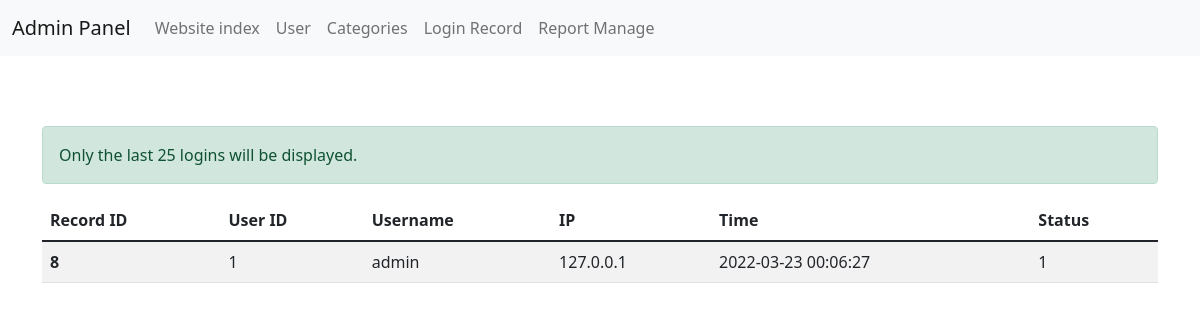
The app's page /admin/loginrecord.php (signed in), older data.
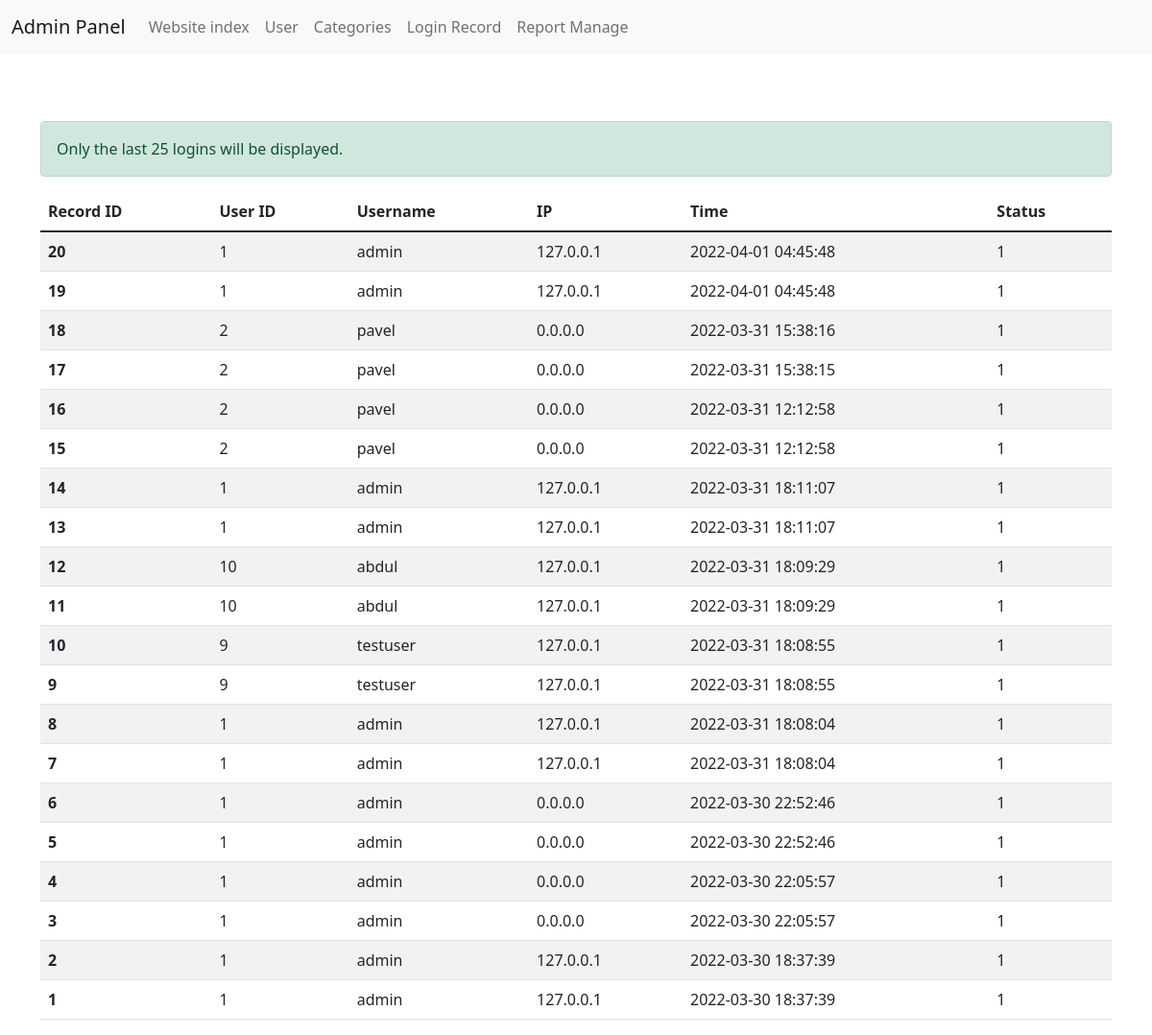
The same page, newer data.
### tables this page shows
CREATE TABLE `user_login` (
  `id` bigint(20) NOT NULL AUTO_INCREMENT,
  `userid` bigint(20) DEFAULT NULL,
  `ip` text,
  `datetime` datetime DEFAULT NULL,
  `type` tinyint(1) DEFAULT NULL,
  PRIMARY KEY (`id`),
  KEY `id` (`id`)
);

CREATE TABLE `user` (
  `userid` bigint(11) NOT NULL AUTO_INCREMENT,
  `username` varchar(32) NOT NULL,
  `password` varchar(64) NOT NULL,
  `bio` text,
  `permission` tinyint(3) unsigned NOT NULL DEFAULT '1',
  PRIMARY KEY (`userid`)
);

### admin/loginrecord.php (the view, shortened to what this page needs)
<?php
include("header.php");
?>
<div class="container" style="padding-top:70px;">
    <div class="col-md-12 center-block" style="float: none;">
        <div class="table-responsive">
            <div class="alert alert-success" role="alert">
                Only the last 25 logins will be displayed.
            </div>
            <table class="table table-striped">
                <thead>
                <tr>
                    <th scope="col">Record ID</th>
                    <th scope="col">User ID</th>
                    <th scope="col">Username</th>
                    <th scope="col">IP</th>
                    <th scope="col">Time</th>
                    <th scope="col">Status</th>
                </tr>
                </thead>
                <tbody>
                <?php
                $result = mysqli_query($conn, "SELECT user.userid,user.username,user_login.id,user_login.ip,user_login.datetime,user_login.type FROM user, user_login WHERE user.userid=user_login.userid ORDER BY user_login.id desc LIMIT 25;");
                if (mysqli_num_rows($result) > 0) {
                    while ($row = mysqli_fetch_assoc($result)) {
                        echo "<tr><th scope='row'>{$row['id']}</th><td>{$row['userid']}</td><td>{$row['username']}</td><td>{$row['ip']}</td><td>{$row['datetime']}</td><td>{$row['type']}</td></tr>";
                    }
                }
                ?>
                </tbody>
            </table>
        </div>
    </div>
</div>

Row changes from the older to the newer data that the page shows:
added user_login: id "20", userid.userid "1", userid.username "admin", ip "127.0.0.1", datetime "2022-04-01 04:45:48", type "1"
added user_login: id "19", userid.userid "1", userid.username "admin", ip "127.0.0.1", datetime "2022-04-01 04:45:48", type "1"
added user_login: id "18", userid.userid "2", userid.username "pavel", ip "0.0.0.0", datetime "2022-03-31 15:38:16", type "1"
added user_login: id "17", userid.userid "2", userid.username "pavel", ip "0.0.0.0", datetime "2022-03-31 15:38:15", type "1"
added user_login: id "16", userid.userid "2", userid.username "pavel", ip "0.0.0.0", datetime "2022-03-31 12:12:58", type "1"
added user_login: id "15", userid.userid "2", userid.username "pavel", ip "0.0.0.0", datetime "2022-03-31 12:12:58", type "1"
added user_login: id "14", userid.userid "1", userid.username "admin", ip "127.0.0.1", datetime "2022-03-31 18:11:07", type "1"
added user_login: id "13", userid.userid "1", userid.username "admin", ip "127.0.0.1", datetime "2022-03-31 18:11:07", type "1"
added user_login: id "12", userid.userid "10", userid.username "abdul", ip "127.0.0.1", datetime "2022-03-31 18:09:29", type "1"
added user_login: id "11", userid.userid "10", userid.username "abdul", ip "127.0.0.1", datetime "2022-03-31 18:09:29", type "1"
added user_login: id "10", userid.userid "9", userid.username "testuser", ip "127.0.0.1", datetime "2022-03-31 18:08:55", type "1"
added user_login: id "9", userid.userid "9", userid.username "testuser", ip "127.0.0.1", datetime "2022-03-31 18:08:55", type "1"
changed user_login id 8: datetime "2022-03-23 00:06:27" → "2022-03-31 18:08:04"
added user_login: id "7", userid.userid "1", userid.username "admin", ip "127.0.0.1", datetime "2022-03-31 18:08:04", type "1"
added user_login: id "6", userid.userid "1", userid.username "admin", ip "0.0.0.0", datetime "2022-03-30 22:52:46", type "1"
added user_login: id "5", userid.userid "1", userid.username "admin", ip "0.0.0.0", datetime "2022-03-30 22:52:46", type "1"
added user_login: id "4", userid.userid "1", userid.username "admin", ip "0.0.0.0", datetime "2022-03-30 22:05:57", type "1"
added user_login: id "3", userid.userid "1", userid.username "admin", ip "0.0.0.0", datetime "2022-03-30 22:05:57", type "1"
added user_login: id "2", userid.userid "1", userid.username "admin", ip "127.0.0.1", datetime "2022-03-30 18:37:39", type "1"
added user_login: id "1", userid.userid "1", userid.username "admin", ip "127.0.0.1", datetime "2022-03-30 18:37:39", type "1"
